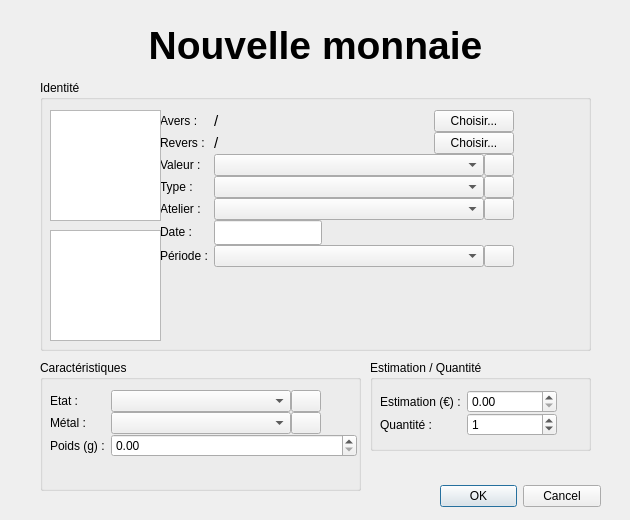
<?xml version="1.0" encoding="UTF-8"?>
<ui version="4.0">
 <class>Dialog_New</class>
 <widget class="QDialog" name="Dialog_New">
  <property name="geometry">
   <rect>
    <x>0</x>
    <y>0</y>
    <width>630</width>
    <height>520</height>
   </rect>
  </property>
  <property name="minimumSize">
   <size>
    <width>630</width>
    <height>520</height>
   </size>
  </property>
  <property name="maximumSize">
   <size>
    <width>630</width>
    <height>520</height>
   </size>
  </property>
  <property name="windowTitle">
   <string>Ajouter une entrée</string>
  </property>
  <widget class="QDialogButtonBox" name="buttonBox">
   <property name="geometry">
    <rect>
     <x>440</x>
     <y>480</y>
     <width>161</width>
     <height>32</height>
    </rect>
   </property>
   <property name="orientation">
    <enum>Qt::Horizontal</enum>
   </property>
   <property name="standardButtons">
    <set>QDialogButtonBox::Cancel|QDialogButtonBox::Ok</set>
   </property>
  </widget>
  <widget class="QGroupBox" name="groupBox_3">
   <property name="geometry">
    <rect>
     <x>40</x>
     <y>360</y>
     <width>321</width>
     <height>131</height>
    </rect>
   </property>
   <property name="title">
    <string>Caractéristiques</string>
   </property>
   <widget class="QWidget" name="formLayoutWidget_3">
    <property name="geometry">
     <rect>
      <x>10</x>
      <y>30</y>
      <width>307</width>
      <height>91</height>
     </rect>
    </property>
    <layout class="QFormLayout" name="formLayout_3">
     <property name="verticalSpacing">
      <number>0</number>
     </property>
     <item row="0" column="0">
      <widget class="QLabel" name="label_8">
       <property name="text">
        <string>Etat :</string>
       </property>
      </widget>
     </item>
     <item row="0" column="1">
      <layout class="QHBoxLayout" name="horizontalLayout_6">
       <item>
        <widget class="QComboBox" name="comboBoxEtat">
         <property name="minimumSize">
          <size>
           <width>180</width>
           <height>0</height>
          </size>
         </property>
         <property name="maximumSize">
          <size>
           <width>180</width>
           <height>16777215</height>
          </size>
         </property>
        </widget>
       </item>
       <item>
        <widget class="QPushButton" name="pushButtonAddEtat">
         <property name="maximumSize">
          <size>
           <width>30</width>
           <height>30</height>
          </size>
         </property>
         <property name="text">
          <string/>
         </property>
         <property name="icon">
          <iconset resource="resources.qrc">
           <normaloff>:/resources/img/resources/img/Plus.png</normaloff>:/resources/img/resources/img/Plus.png</iconset>
         </property>
         <property name="iconSize">
          <size>
           <width>24</width>
           <height>24</height>
          </size>
         </property>
        </widget>
       </item>
      </layout>
     </item>
     <item row="1" column="0">
      <widget class="QLabel" name="label_12">
       <property name="text">
        <string>Métal :</string>
       </property>
      </widget>
     </item>
     <item row="1" column="1">
      <layout class="QHBoxLayout" name="horizontalLayout_8">
       <item>
        <widget class="QComboBox" name="comboBoxMetal">
         <property name="minimumSize">
          <size>
           <width>180</width>
           <height>0</height>
          </size>
         </property>
         <property name="maximumSize">
          <size>
           <width>180</width>
           <height>16777215</height>
          </size>
         </property>
        </widget>
       </item>
       <item>
        <widget class="QPushButton" name="pushButtonAddMetal">
         <property name="maximumSize">
          <size>
           <width>30</width>
           <height>30</height>
          </size>
         </property>
         <property name="text">
          <string/>
         </property>
         <property name="icon">
          <iconset resource="resources.qrc">
           <normaloff>:/resources/img/resources/img/Plus.png</normaloff>:/resources/img/resources/img/Plus.png</iconset>
         </property>
         <property name="iconSize">
          <size>
           <width>24</width>
           <height>24</height>
          </size>
         </property>
        </widget>
       </item>
      </layout>
     </item>
     <item row="2" column="0">
      <widget class="QLabel" name="label_14">
       <property name="text">
        <string>Poids (g) :</string>
       </property>
      </widget>
     </item>
     <item row="2" column="1">
      <widget class="QDoubleSpinBox" name="doubleSpinBoxPoids">
       <property name="minimumSize">
        <size>
         <width>100</width>
         <height>0</height>
        </size>
       </property>
      </widget>
     </item>
    </layout>
   </widget>
  </widget>
  <widget class="QLabel" name="label_5">
   <property name="geometry">
    <rect>
     <x>80</x>
     <y>10</y>
     <width>71</width>
     <height>71</height>
    </rect>
   </property>
   <property name="text">
    <string/>
   </property>
   <property name="pixmap">
    <pixmap resource="resources.qrc">:/resources/img/resources/img/New.png</pixmap>
   </property>
   <property name="scaledContents">
    <bool>true</bool>
   </property>
  </widget>
  <widget class="QLabel" name="label_Title">
   <property name="geometry">
    <rect>
     <x>10</x>
     <y>10</y>
     <width>611</width>
     <height>71</height>
    </rect>
   </property>
   <property name="font">
    <font>
     <pointsize>29</pointsize>
     <weight>75</weight>
     <bold>true</bold>
    </font>
   </property>
   <property name="text">
    <string>Nouvelle monnaie</string>
   </property>
   <property name="alignment">
    <set>Qt::AlignCenter</set>
   </property>
  </widget>
  <widget class="QGroupBox" name="groupBox">
   <property name="geometry">
    <rect>
     <x>40</x>
     <y>80</y>
     <width>551</width>
     <height>271</height>
    </rect>
   </property>
   <property name="title">
    <string>Identité</string>
   </property>
   <widget class="QWidget" name="formLayoutWidget_2">
    <property name="geometry">
     <rect>
      <x>120</x>
      <y>30</y>
      <width>421</width>
      <height>231</height>
     </rect>
    </property>
    <layout class="QFormLayout" name="formLayout_2">
     <property name="sizeConstraint">
      <enum>QLayout::SetDefaultConstraint</enum>
     </property>
     <property name="fieldGrowthPolicy">
      <enum>QFormLayout::FieldsStayAtSizeHint</enum>
     </property>
     <property name="rowWrapPolicy">
      <enum>QFormLayout::DontWrapRows</enum>
     </property>
     <property name="horizontalSpacing">
      <number>-1</number>
     </property>
     <property name="verticalSpacing">
      <number>0</number>
     </property>
     <item row="0" column="0">
      <widget class="QLabel" name="label">
       <property name="text">
        <string>Avers :</string>
       </property>
      </widget>
     </item>
     <item row="0" column="1">
      <layout class="QHBoxLayout" name="horizontalLayout">
       <property name="spacing">
        <number>-1</number>
       </property>
       <property name="sizeConstraint">
        <enum>QLayout::SetDefaultConstraint</enum>
       </property>
       <item>
        <widget class="QLabel" name="labelFileA">
         <property name="minimumSize">
          <size>
           <width>220</width>
           <height>0</height>
          </size>
         </property>
         <property name="maximumSize">
          <size>
           <width>220</width>
           <height>16777215</height>
          </size>
         </property>
         <property name="font">
          <font>
           <pointsize>11</pointsize>
          </font>
         </property>
         <property name="text">
          <string>/</string>
         </property>
        </widget>
       </item>
       <item>
        <widget class="QPushButton" name="pushButtonPhotoA">
         <property name="text">
          <string>Choisir...</string>
         </property>
        </widget>
       </item>
      </layout>
     </item>
     <item row="1" column="0">
      <widget class="QLabel" name="label_2">
       <property name="text">
        <string>Revers :</string>
       </property>
      </widget>
     </item>
     <item row="1" column="1">
      <layout class="QHBoxLayout" name="horizontalLayout_2">
       <property name="spacing">
        <number>-1</number>
       </property>
       <item>
        <widget class="QLabel" name="labelFileR">
         <property name="minimumSize">
          <size>
           <width>220</width>
           <height>0</height>
          </size>
         </property>
         <property name="maximumSize">
          <size>
           <width>220</width>
           <height>16777215</height>
          </size>
         </property>
         <property name="font">
          <font>
           <pointsize>11</pointsize>
          </font>
         </property>
         <property name="text">
          <string>/</string>
         </property>
        </widget>
       </item>
       <item>
        <widget class="QPushButton" name="pushButtonPhotoR">
         <property name="text">
          <string>Choisir...</string>
         </property>
        </widget>
       </item>
      </layout>
     </item>
     <item row="2" column="0">
      <widget class="QLabel" name="label_3">
       <property name="text">
        <string>Valeur :</string>
       </property>
      </widget>
     </item>
     <item row="2" column="1">
      <layout class="QHBoxLayout" name="horizontalLayout_3">
       <item>
        <widget class="QComboBox" name="comboBoxValeur">
         <property name="minimumSize">
          <size>
           <width>270</width>
           <height>0</height>
          </size>
         </property>
        </widget>
       </item>
       <item>
        <widget class="QPushButton" name="pushButtonAddValeur">
         <property name="maximumSize">
          <size>
           <width>30</width>
           <height>30</height>
          </size>
         </property>
         <property name="text">
          <string/>
         </property>
         <property name="icon">
          <iconset resource="resources.qrc">
           <normaloff>:/resources/img/resources/img/Plus.png</normaloff>:/resources/img/resources/img/Plus.png</iconset>
         </property>
         <property name="iconSize">
          <size>
           <width>24</width>
           <height>24</height>
          </size>
         </property>
        </widget>
       </item>
      </layout>
     </item>
     <item row="3" column="0">
      <widget class="QLabel" name="label_4">
       <property name="text">
        <string>Type :</string>
       </property>
      </widget>
     </item>
     <item row="3" column="1">
      <layout class="QHBoxLayout" name="horizontalLayout_4">
       <item>
        <widget class="QComboBox" name="comboBoxType">
         <property name="minimumSize">
          <size>
           <width>270</width>
           <height>0</height>
          </size>
         </property>
        </widget>
       </item>
       <item>
        <widget class="QPushButton" name="pushButtonAddType">
         <property name="maximumSize">
          <size>
           <width>30</width>
           <height>30</height>
          </size>
         </property>
         <property name="text">
          <string/>
         </property>
         <property name="icon">
          <iconset resource="resources.qrc">
           <normaloff>:/resources/img/resources/img/Plus.png</normaloff>:/resources/img/resources/img/Plus.png</iconset>
         </property>
         <property name="iconSize">
          <size>
           <width>24</width>
           <height>24</height>
          </size>
         </property>
        </widget>
       </item>
      </layout>
     </item>
     <item row="4" column="0">
      <widget class="QLabel" name="label_11">
       <property name="text">
        <string>Atelier :</string>
       </property>
      </widget>
     </item>
     <item row="4" column="1">
      <layout class="QHBoxLayout" name="horizontalLayout_7">
       <item>
        <widget class="QComboBox" name="comboBoxAtelier">
         <property name="minimumSize">
          <size>
           <width>270</width>
           <height>0</height>
          </size>
         </property>
        </widget>
       </item>
       <item>
        <widget class="QPushButton" name="pushButtonAddAtelier">
         <property name="maximumSize">
          <size>
           <width>30</width>
           <height>30</height>
          </size>
         </property>
         <property name="text">
          <string/>
         </property>
         <property name="icon">
          <iconset resource="resources.qrc">
           <normaloff>:/resources/img/resources/img/Plus.png</normaloff>:/resources/img/resources/img/Plus.png</iconset>
         </property>
         <property name="iconSize">
          <size>
           <width>24</width>
           <height>24</height>
          </size>
         </property>
        </widget>
       </item>
      </layout>
     </item>
     <item row="5" column="0">
      <widget class="QLabel" name="label_6">
       <property name="text">
        <string>Date :</string>
       </property>
      </widget>
     </item>
     <item row="5" column="1">
      <widget class="QLineEdit" name="lineEditDate">
       <property name="minimumSize">
        <size>
         <width>0</width>
         <height>25</height>
        </size>
       </property>
       <property name="maximumSize">
        <size>
         <width>150</width>
         <height>16777215</height>
        </size>
       </property>
       <property name="text">
        <string/>
       </property>
      </widget>
     </item>
     <item row="6" column="0">
      <widget class="QLabel" name="label_7">
       <property name="text">
        <string>Période :</string>
       </property>
      </widget>
     </item>
     <item row="6" column="1">
      <layout class="QHBoxLayout" name="horizontalLayout_5">
       <item>
        <widget class="QComboBox" name="comboBoxPeriode">
         <property name="minimumSize">
          <size>
           <width>270</width>
           <height>0</height>
          </size>
         </property>
        </widget>
       </item>
       <item>
        <widget class="QPushButton" name="pushButtonAddPeriode">
         <property name="maximumSize">
          <size>
           <width>30</width>
           <height>30</height>
          </size>
         </property>
         <property name="text">
          <string/>
         </property>
         <property name="icon">
          <iconset resource="resources.qrc">
           <normaloff>:/resources/img/resources/img/Plus.png</normaloff>:/resources/img/resources/img/Plus.png</iconset>
         </property>
         <property name="iconSize">
          <size>
           <width>24</width>
           <height>24</height>
          </size>
         </property>
        </widget>
       </item>
      </layout>
     </item>
    </layout>
   </widget>
   <widget class="QGraphicsView" name="graphicsViewAvers">
    <property name="geometry">
     <rect>
      <x>10</x>
      <y>30</y>
      <width>111</width>
      <height>111</height>
     </rect>
    </property>
   </widget>
   <widget class="QGraphicsView" name="graphicsViewRevers">
    <property name="geometry">
     <rect>
      <x>10</x>
      <y>150</y>
      <width>111</width>
      <height>111</height>
     </rect>
    </property>
   </widget>
  </widget>
  <widget class="QGroupBox" name="groupBox_4">
   <property name="geometry">
    <rect>
     <x>370</x>
     <y>360</y>
     <width>221</width>
     <height>91</height>
    </rect>
   </property>
   <property name="title">
    <string>Estimation / Quantité</string>
   </property>
   <widget class="QWidget" name="formLayoutWidget_4">
    <property name="geometry">
     <rect>
      <x>10</x>
      <y>30</y>
      <width>201</width>
      <height>51</height>
     </rect>
    </property>
    <layout class="QFormLayout" name="formLayout_4">
     <property name="fieldGrowthPolicy">
      <enum>QFormLayout::FieldsStayAtSizeHint</enum>
     </property>
     <property name="horizontalSpacing">
      <number>-1</number>
     </property>
     <property name="verticalSpacing">
      <number>0</number>
     </property>
     <item row="0" column="0">
      <widget class="QLabel" name="label_9">
       <property name="text">
        <string>Estimation (€) :</string>
       </property>
      </widget>
     </item>
     <item row="0" column="1">
      <widget class="QDoubleSpinBox" name="doubleSpinBoxEstimation">
       <property name="minimumSize">
        <size>
         <width>90</width>
         <height>0</height>
        </size>
       </property>
      </widget>
     </item>
     <item row="1" column="0">
      <widget class="QLabel" name="label_10">
       <property name="text">
        <string>Quantité :</string>
       </property>
      </widget>
     </item>
     <item row="1" column="1">
      <widget class="QSpinBox" name="spinBoxQuantite">
       <property name="minimumSize">
        <size>
         <width>90</width>
         <height>0</height>
        </size>
       </property>
       <property name="value">
        <number>1</number>
       </property>
      </widget>
     </item>
    </layout>
   </widget>
  </widget>
 </widget>
 <resources>
  <include location="resources.qrc"/>
 </resources>
 <connections>
  <connection>
   <sender>buttonBox</sender>
   <signal>accepted()</signal>
   <receiver>Dialog_New</receiver>
   <slot>accept()</slot>
   <hints>
    <hint type="sourcelabel">
     <x>248</x>
     <y>254</y>
    </hint>
    <hint type="destinationlabel">
     <x>157</x>
     <y>274</y>
    </hint>
   </hints>
  </connection>
  <connection>
   <sender>buttonBox</sender>
   <signal>rejected()</signal>
   <receiver>Dialog_New</receiver>
   <slot>reject()</slot>
   <hints>
    <hint type="sourcelabel">
     <x>316</x>
     <y>260</y>
    </hint>
    <hint type="destinationlabel">
     <x>286</x>
     <y>274</y>
    </hint>
   </hints>
  </connection>
 </connections>
</ui>
